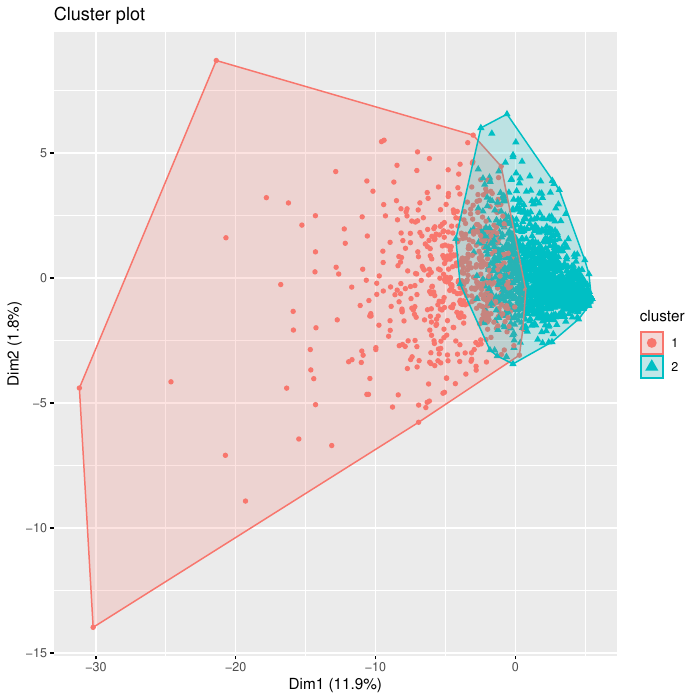

Source code (R):
#libraries
library(stringr)
library(dplyr)
library(ggplot2)
library(mosaic)
library(xtable)
library(gridExtra)
library(stopwords)
library(tokenizers)
library(quanteda)
library(SnowballC)
library(tidyverse)
library(caret)
library(mlbench)
library(cluster)
library(factoextra)

#loads the data
profiles <-
  data.frame(read.csv(
    file.path('dating', 'profiles.csv'),
    header = TRUE,
    stringsAsFactors = FALSE
  ))[,1:31]

#filter by age to improve performance
profiles <- filter(profiles, age>21&age<23)
#number of profiles
num <- nrow(profiles)
num

#prop between male and female
prop.table(table(profiles$sex))

essays <- select(profiles, starts_with("essay"))
essays <- apply(essays,
                MARGIN = 1,
                FUN = paste,
                collapse = " ")

#delete html chars
html <-
  c("<a", "class=.ilink.", "\n", "\\n", "<br ?/>", "/>", "/>\n<br")
html.pat <- paste0("(", paste(html, collapse = "|"), ")")
essays <- str_replace_all(essays, html.pat, "")


#delete url
url_pattern <-
  "http[s]?://(?:[a-zA-Z]|[0-9]|[$-_@.&+]|[!*\\(\\),]|(?:%[0-9a-fA-F][0-9a-fA-F]))+"
essays <- str_replace_all(essays, url_pattern, "")


#delete numbers
num_patern <- ".[0-9]"
essays <- str_replace_all(essays, num_patern, "")

#delete hash tag
num_patern<-"(?:(?<=/s)|^)#(/w*[A-Za-z_]+/w*)"
essays <-str_replace_all(essays, num_patern, "")

#tokenizetion
tkns <-
  tokenize_word_stems(essays,
                      language = "english",
                      stopwords = stopwords::stopwords("en"))
#delete null values
tkns[is.na(tkns)] <- ""

#create dfm
d <-
  dfm(
    tokens(
      tkns,
      remove_url = TRUE,
      remove_separators = TRUE,
      remove_numbers = TRUE,
      remove_punct = TRUE,
      remove_symbols = TRUE
    )
  )
d<-dfm_remove(d,stopwords("english"))
#d=subset(or,select = -c("doc_id"))
d <- dfm_wordstem(d)

#filter the most significant terms
d <- dfm_trim(d, min_termfreq = 80, min_docfreq = 50)
nfeat(d)

#________________________________________________________DF-IDF
dfm.frame = convert(d, to = "data.frame")


#removing the doc_id column for calculations
dfm.frame <- select(dfm.frame,-doc_id)

#tf calculator
term.freq<-function(row){
  row/sum(as.numeric(row))
}

#idf calculator
inv.doc.freq<-function(col){
  num.of.texts<-length(col)
  word.count<-length(which(col>0))
  log10(num.of.texts/word.count)
}

#tf-idf calculator
tf.idf<-function(df, idf){
  df*idf
}

# Normalize all documents via TF.
dfm.tf <- apply(dfm.frame, 1, term.freq)


# Calculate the IDF vector 
dfm.idf <- apply(dfm.frame, 2, inv.doc.freq)


# Calculate TF-IDF for our corpus 
dfm.frame <-  apply(dfm.tf, 2, tf.idf, 
                    idf = dfm.idf)
#clean data
dfm.frame[is.nan(dfm.frame)] <- 0

#Transpose the matrix
dfm.frame <- t(dfm.frame)
dfm.frame = as.data.frame(dfm.frame)

#fix the names of the columns
colnames(dfm.frame) <- make.names(colnames(dfm.frame))

#________________________________________________________Train model

dfm.frame$biGender  <- ifelse(profiles$sex[1:num] == "f", 1, 0)

set.seed(110)
start.time<- Sys.time()
ind <- createMultiFolds(dfm.frame, k = 10, time = 3)
trctrl <-
  trainControl(
    method = "repeatedcv",
    number = 10,
    index = ind,
    allowParallel = TRUE
  )
fm_model <- train(
  factor(biGender) ~ .,
  data = dfm.frame,
  method = "rpart",
  trControl = trctrl,
  tuneLength = 0
)
train_time<-Sys.time()-start.time
fm_model$times
fm_model
fm_model$resample
confusionMatrix(data = fm_model)
#_______________________________________________________Remove Female/male words

essays <-str_replace_all(essays, head(stopwords::stopwords("english"), 40), "")
essays <-str_replace_all(essays, "[[:punct:]]", "")

m.top <- subset(essays, profiles$sex == "m") %>%
  str_split(" ") %>%
  unlist() %>%
  table() %>%
  sort(decreasing=TRUE) %>%
  names()
f.top <- subset(essays, profiles$sex == "f") %>%
  str_split(" ") %>%
  unlist() %>%
  table() %>%
  sort(decreasing=TRUE) %>%
  names()

# Male words
males= setdiff(m.top[1:500], f.top[1:500])
# Female words
females= setdiff(f.top[1:500], m.top[1:500])

new_d=dfm_remove(d,males)
new_d=dfm_remove(new_d,females)
#_________________________________________________________PCA
pca <- prcomp(new_d, scale = TRUE,
                 center = TRUE)
nd.frame<-convert(new_d, to = "data.frame")

#choose the top 150 words-pca
nd.frame<-nd.frame[,names(pca$center[1:150])]
#__________________________________________________________Clustering
#save to plots
pdf("Week5_datingNLP")
#2-Clusters
km2<-kmeans(nd.frame,2,nstart = 5)
fviz_cluster(km2,nd.frame,geom = "point")
#3-Clusters
km3<-kmeans(nd.frame,3,nstart = 30)
fviz_cluster(km3,nd.frame,geom = "point")
#4-Clusters
km4<-kmeans(nd.frame,4,nstart = 30)
fviz_cluster(km4,nd.frame,geom = "point")
#10-Clusters
km10<-kmeans(nd.frame,10,nstart = 30)
fviz_cluster(km10,nd.frame,geom = "point")

dev.off()
#___________________________________________________________SAVE
save(file = "Week5_datingNLP.rdata",fm_model,d,pca)

